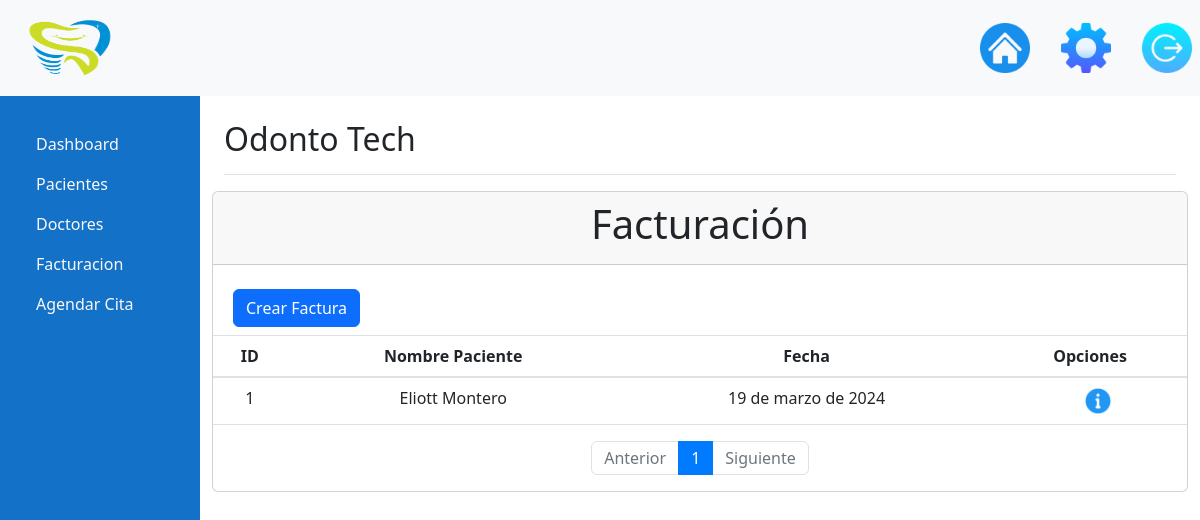
/Facturacion/facturacion/ (signed in), run on an earlier commit of the app's database.
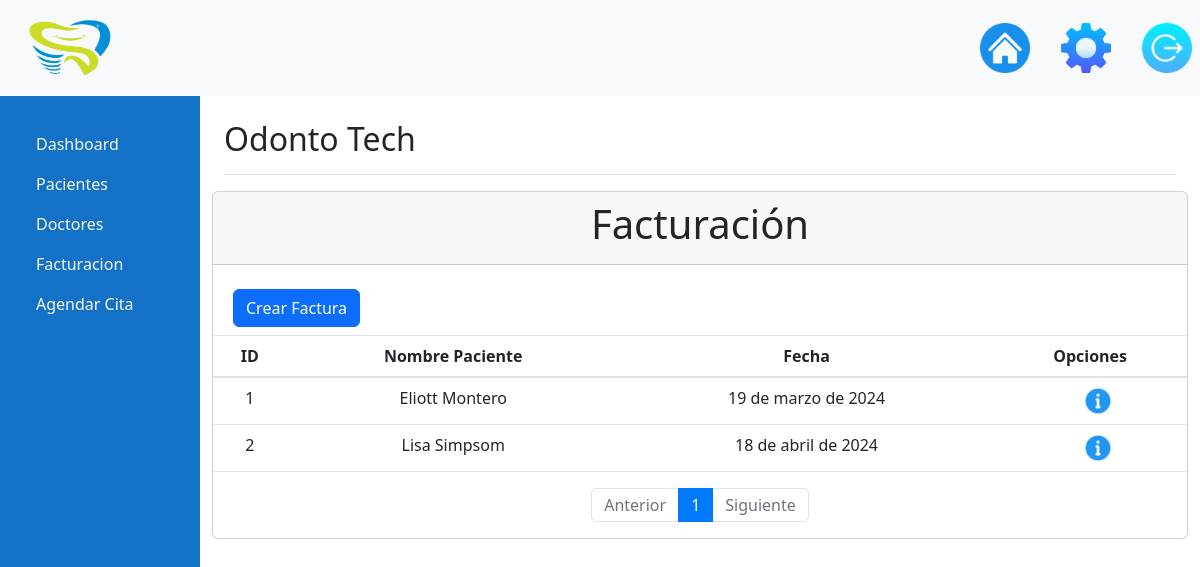
And on a later commit of the database.
### MetodosPago/models.py (models this page shows, shortened)
class Pagos(models.Model):
    PagosNombre = models.CharField(max_length=100, null=False, blank=False, verbose_name="Detalle")
    Pagos_PacienteId = models.ForeignKey(Pacientes, on_delete=models.DO_NOTHING, null=False, blank=False, verbose_name="Paciente")
    PagosFechaPago = models.DateField(null=False, blank=False, verbose_name="Fecha de Pago")
    Pagos_Monto = models.DecimalField(null=False, blank=False, max_digits=10, decimal_places=2, verbose_name="Monto")
    PagosActivo = models.BooleanField(default=True)
    class Meta:
        verbose_name_plural = "Pagos"

### Pacientes/models.py (models this page shows)
class Pacientes(models.Model):
    id = models.AutoField(primary_key=True)
    PacientesNombre = models.CharField(max_length=100, null=False, blank=False, verbose_name="Nombre")
    PacientesApellido = models.CharField(max_length=100, null=False, blank=False, verbose_name="Apellidos")
    PacientesDireccion = models.CharField(max_length=100, null=False, blank=False, verbose_name="Dirección")
    PacientesTelefono = models.CharField(max_length=10, null=False, blank=False, verbose_name="Teléfono")
    PacientesEmail = models.CharField(max_length=100, null=False, blank=False, verbose_name="Email")
    PacientesEmailNormalizado = models.CharField(max_length=100, null=False, blank=False, verbose_name="Email Normalizado")
    PacientesActivo = models.BooleanField(default=True, verbose_name="Activo")
    def __str__(self):
        return self.PacientesNombre + " " + self.PacientesApellido
    class Meta:
        verbose_name_plural = "Pacientes"

### MetodosPago/views.py (the view)
# urls.py: path("facturacion/", views.facturacion_list, name='lista_facturas'),
def facturacion_list(request):
    pagos_queryset = models.Pagos.objects.all()
    paginator = Paginator(pagos_queryset, 10)
    page_number = request.GET.get('page')
    page_obj = paginator.get_page(page_number)
    total = sum(pago.Pagos_Monto for pago in pagos_queryset)
    context = {
        'page_obj': page_obj,
        'total': total
    }
    return render(request, 'facturacion.html', context)

### templates/facturacion.html
{% extends 'base.html' %}
{% block content %}
    <div class="card row">
        <div class="card-header">
            <h1 class="text-center">Facturación</h1>
        </div>
        <div class="row pt-4 pb-2">
            <div class="col-6 ml-2">
                <a href="{% url 'insertar_factura' %}" class="btn btn-primary me-2">Crear Factura</a>
            </div>
        </div>
        <table class="table">
            <thead>
                <tr>
                    <th scope="col">ID</th>
                    <th scope="col">Nombre Paciente</th>
                    <th scope="col">Fecha</th>
                    <th scope="col">Opciones</th>
                </tr>
            </thead>
            <tbody>
                {% for f in page_obj %}
                    <tr>
                        <td>{{ f.id }}</td>
                        <td>{{ f.Pagos_PacienteId }}</td>
                        <td>{{ f.PagosFechaPago }}</td>
                        <td>
                            <a href="{% url 'facturacion_details' f.id %}"><img class="icon-edit" src="/media/Logo/Icons/information.png" alt=""></a>
                        </td>
                    </tr>
                {% endfor %}
            </tbody>
        </table>
        <nav aria-label="Page navigation">
            <ul class="pagination justify-content-center">
                {% if page_obj.has_previous %}
                    <li class="page-item">
                        <a class="page-link" href="?page={{ page_obj.previous_page_number }}">Anterior</a>
                    </li>
                {% else %}
                    <li class="page-item disabled">
                        <span class="page-link">Anterior</span>
                    </li>
                {% endif %}
                {% for num in page_obj.paginator.page_range %}
                    {% if page_obj.number == num %}
                        <li class="page-item active">
                            <span class="page-link">{{ num }}</span>
                        </li>
                    {% else %}
                        <li class="page-item">
                            <a class="page-link" href="?page={{ num }}">{{ num }}</a>
                        </li>
                    {% endif %}
                {% endfor %}
                {% if page_obj.has_next %}
                    <li class="page-item">
                        <a class="page-link" href="?page={{ page_obj.next_page_number }}">Siguiente</a>
                    </li>
                {% else %}
                    <li class="page-item disabled">
                        <span class="page-link">Siguiente</span>
                    </li>
                {% endif %}
            </ul>
        </nav>
    </div>
{% endblock %}

What changed in the data, as far as the page shows it:
added Pagos: id "2", Pagos_PacienteId "Lisa Simpsom", PagosFechaPago "18 de abril de 2024"
